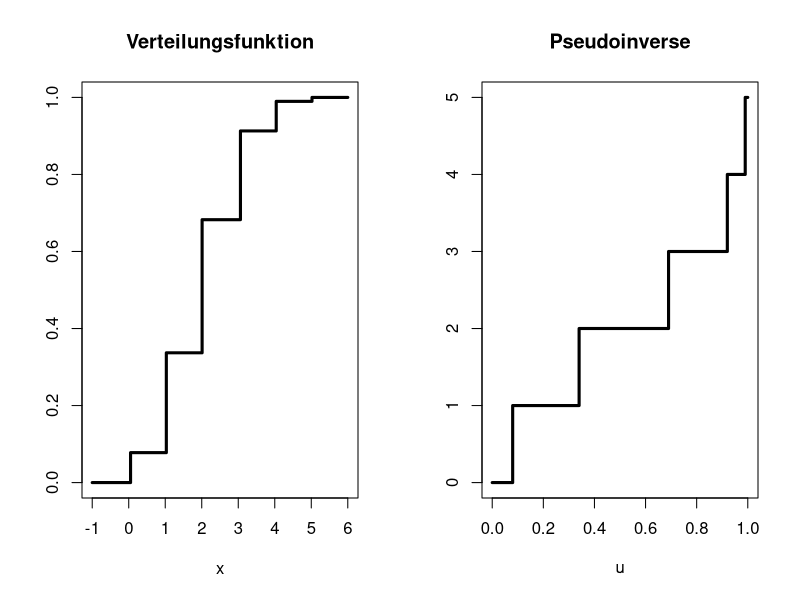

This chart was generated by the following R code:
# ------------------------------------------------------------------------------
# Project:     SRM - Stochastische Risikomodellierung und statistische Methoden
# ------------------------------------------------------------------------------
# Quantlet:    SRM_fig1.1
# ------------------------------------------------------------------------------
# Description: Produces the curves for the binomial distribution function and the
# pseudoinverse function under the probability=0.4 and the size=5.
# ------------------------------------------------------------------------------
# Keywords:    plot, curve, binomial, distribution, funciton, visualization
# ------------------------------------------------------------------------------
# See also:
# ------------------------------------------------------------------------------
# Author:      Sandor
# ------------------------------------------------------------------------------

## clear history

########################################
#Zeichne die verallg. Inf fuer B(5,0.4) #
########################################

par(mfrow=c(1,2)) #zwei Bilder nebeneinader
p<-0.4
n<-5
curve(pbinom(x,n,p), from = -1, to = 6, type = "s", ylab = expression(), lwd = 3, col = "black")
title("Verteilungsfunktion")
curve(qbinom(x,n,p), from = 0, to = 1, type = "s", ylab = expression(), xlab = expression(u), lwd = 3, col = "black")
title("Pseudoinverse")
par(mfrow=c(1,1)) 
#wieder nur ein Bild

